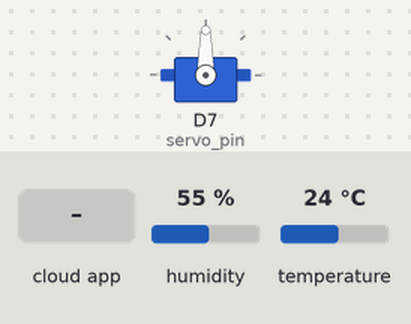
A sketch run on a simulated ESP8266 (NodeMCU). Parts: servo. The test bench sets the inputs (shaded band); at power-on: humidity 55 %, temperature 24 °C. WiFi joins after 1.5 s; servers stay silent unless stated; the Firebase database answers and starts empty; what the sketch prints to the serial monitor is not drawn.

Above: at 2.7 s.
2.8 s: the phone or cloud app sets servo01 to 1
6.4 s: the phone or cloud app sets modo_servo to 1
At 9.7 s:
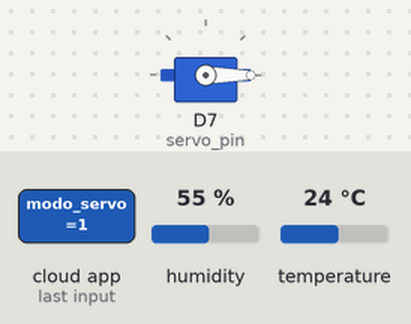
Timing chart, 0 to 11.2 s (numbered marks = the images above; inputs shaded):
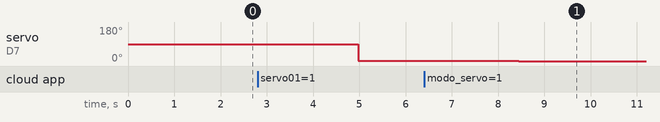

The sketch:

sensor_humedad.ino
```cpp
#include <ESP8266WiFi.h>
#include <DHT.h>
#include <FirebaseArduino.h>
#include <Servo.h>

#define FIREBASE_HOST "homeautomation-cfe46.firebaseio.com"
#define FIREBASE_AUTH "3NC5nc0q5uTvkTeUDZsH89urlXS4FTNi8kgQ8uLv"

#define WIFI_SSID "P4nd0r424601"
#define WIFI_PASSWORD "YHgq9mxd9R8-EAS$"

int servo_pin = D7;
Servo myservo;
    #define DHTPIN D1
    #define DHTTYPE DHT11


    DHT dht(DHTPIN, DHTTYPE);

void setup()
{


    myservo.attach(servo_pin);
    Serial.print("Wi-Fi...");
    WiFi.begin(WIFI_SSID, WIFI_PASSWORD);
    Serial.print("Connecting...");
    while (WiFi.status() != WL_CONNECTED)
    {
        Serial.print(".");
        delay(500);
    }
    Serial.println();
    Serial.print("Connected to: ");
    Serial.println(WiFi.localIP());

    Firebase.begin(FIREBASE_HOST, FIREBASE_AUTH);
    //Firebase.set("temperatura01", 0);
    dht.begin();
}


void loop() {
  Serial.println(WiFi.localIP());
  delay(3000);
  float t = dht.readTemperature();
  Firebase.setFloat("temperatura01", t);

  int estado = Firebase.getInt("modo_servo");
  if(estado == 1){
    if(t >= 20){
      myservo.write(Firebase.getInt("angulo_auto_servo"));
    }else{
      myservo.write(0);
    }

  }else {
    myservo.write(Firebase.getInt("servo01"));
  }


}
```

Measured:
- after the input at 6.4 s, servo on D7 (servo_pin): 1° → 0° after 2.1 s
